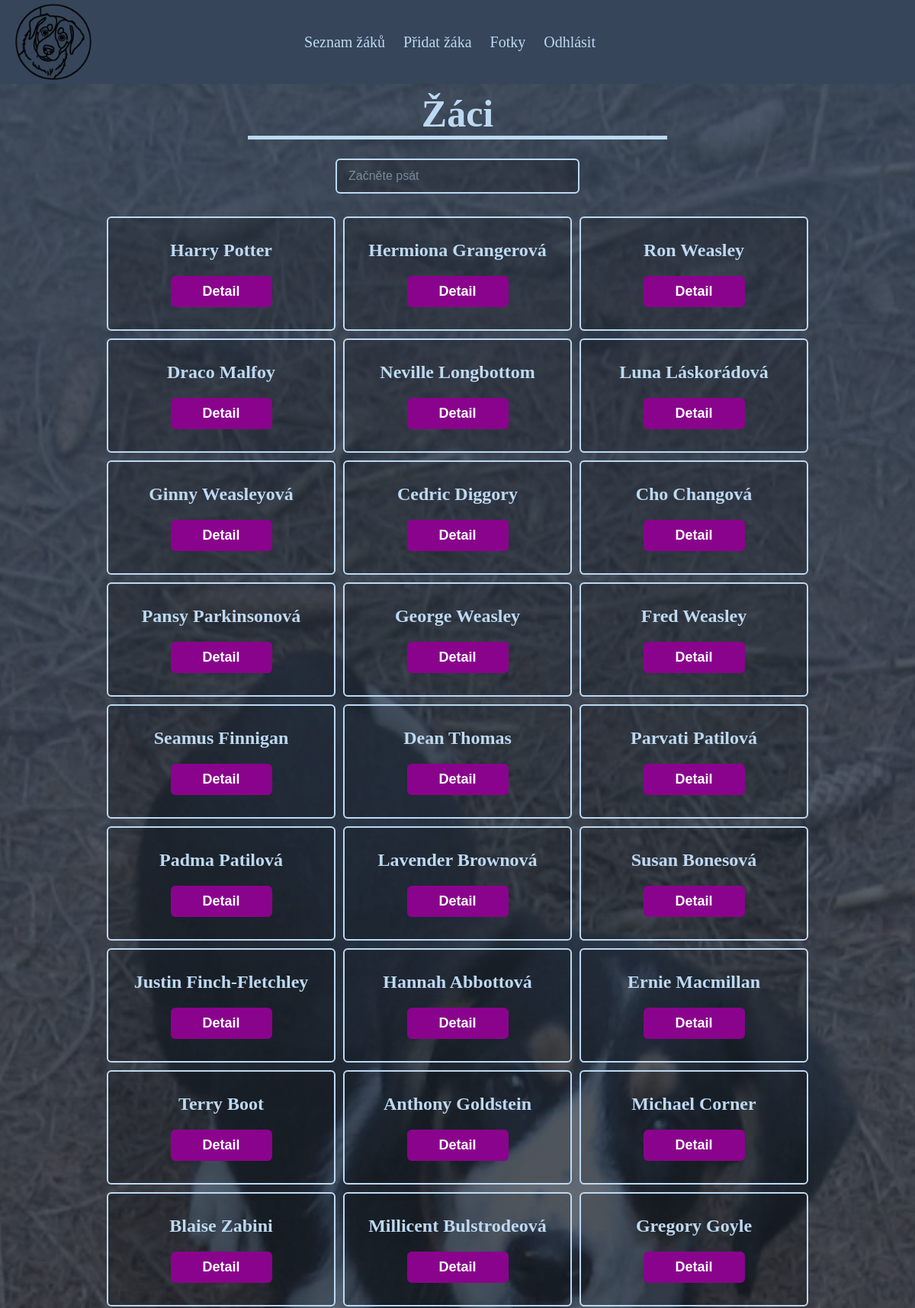
The app's page /admin/all_students.php (signed in, upper part) with its own data.
### tables this page shows
CREATE TABLE `student` (
  `id` int(11) NOT NULL,
  `first_name` varchar(60) NOT NULL,
  `second_name` varchar(60) NOT NULL,
  `age` int(11) NOT NULL,
  `life` text DEFAULT NULL,
  `college_id` int(11) DEFAULT NULL
);

### classes/StudentsDB.php (called while the page is built, shortened)
<?php
class StudentsDB {
    public static function allStudents($conn) {
        $sql = "SELECT *
                FROM student
                WHERE id > 0";
        try {
            $statement = $conn->prepare($sql);
            $statement->execute();
            return $statement->fetchAll(PDO::FETCH_ASSOC);
        } catch (PDOException $e) {
            echo "Chyba při provádění dotazu: " . $e->getMessage();
            return [];
        }
    }
}
?>

### admin/all_students.php (the view, shortened to what this page needs)
<?php
    require '../classes/Database.php';
    require '../classes/StudentsDB.php';
    $dbClass = new Database();
    $conn = $dbClass->connectionDB();
    $students = StudentsDB::allStudents($conn);
?>
<?php
    require '../assets/header_admin.php'; ?>
<main>
    <section class="main_heading">
        <h1>Žáci</h1>
    </section>
    <section class="add_form">
        <input type="text"
               class = "search_text"
               placeholder="Začněte psát"
               autofocus
        >
    </section>
    <section>
        <?php if(empty($students)):?>
            <h2>Žádní žáci nebyli nalezeni.</h2>
        <?php else:?>
            <div class="all_students">
                <?php foreach ($students as $one_student): ?>
                    <div class="one_student">
                        <h2><?= htmlspecialchars($one_student['first_name']) . " " . htmlspecialchars($one_student['second_name']) ?></h2>
                        <section class="buttons-container">
                            <a href="one_student.php?id=<?= $one_student['id'] ?>" class="btn btn-primary">Detail</a>
                        </section>
                    </div>
                <?php endforeach; ?>
            </div>
        <?php endif;?>
    </section>
</main>
<?php require '../assets/footer.php'; ?>

### assets/header_admin.php (shortened to what this page needs)
<!DOCTYPE html>
<html lang="cs">
<head>
    <link rel="stylesheet" href="../css/general.css?v=<?php echo filemtime('../css/general.css');?>">
    <link rel="stylesheet" href="../css/header.css?v=<?php echo filemtime('../css/header.css'); ?>">
    <link rel="stylesheet" href="../css/query/header_query.css?v=<?php echo filemtime('../css/query/header_query.css'); ?>">
    <link rel="stylesheet" href="../css/index.css?v=<?php echo filemtime('../css/index.css'); ?>">
    <link rel="stylesheet" href="../css/all_students.css?v=<?php echo filemtime('../css/all_students.css'); ?>">
    <link rel="stylesheet" href="../css/one_student.css?v=<?php echo filemtime('../css/one_student.css'); ?>">
    <link rel="stylesheet" href="../css/photos.css?v=<?php echo filemtime('../css/photos.css'); ?>">
    <link rel="stylesheet" href="../css/form.css?v=<?php echo filemtime('../css/form.css'); ?>">
    <link rel="stylesheet" href="../css/query/form_query.css?v=<?php echo filemtime('../css/query/form_query.css'); ?>">
    <link rel="stylesheet" href="../css/buttons.css?v=<?php echo filemtime('../css/buttons.css'); ?>">
    <link rel="stylesheet" href="../css/warning_text.css?v=<?php echo filemtime('../css/warning_text.css'); ?>">
    <link rel="stylesheet" href="../css/message.css?v=<?php echo filemtime('../css/message.css'); ?>">
     <link rel="stylesheet" href="../css/footer.css?v=<?php echo filemtime('../css/footer.css'); ?>">
</head>
<body>
    <header class="menu">
        <div class="logo">
            <a href="../admin/index_admin.php">
                <img src="../img/ela_ico.png" alt="logo">
            </a>
        </div>
        <nav>
            <ul>
                <li><a href="../admin/all_students.php">Seznam žáků</a></li>
                <?php if ($_SESSION['role_user_log_in']==="admin" OR $_SESSION['role_user_log_in']==="super_admin"):?>
                    <li><a href="../admin/add_student.php">Přidat žáka</a></li>
                <?php endif ?>
                <li><a href="../admin/photos.php">Fotky</a></li>
                <li><a href="../admin/log_out.php">Odhlásit</a></li>
            </ul>
        </nav>
    </header>

### assets/footer.php (shortened to what this page needs)
</body>
</html>

### css/general.css (style rules this page uses)
* { margin: 0; padding: 0; box-sizing: border-box; }
a { color: #BDD9F2; font-size: 20px; }
body { background-color: #364559; }
main { padding-bottom: 20px; display: flex; min-height: 100vh; background-image: linear-gradient(rgba(54, 69, 89, 0.851), rgba(0, 0, 0, 0.544)), url(../img/ela_les.webp); background-size: cover; background-position: center; background-repeat: no-repeat; background-attachment: fixed; background-color: #364559; flex-direction: column; color: #BDD9F2; align-items: center; }
.main_heading { width: 550px; margin: 0 auto; text-align: center; }
h1 { font-size: 50px; color: #BDD9F2; margin-bottom: 10px; margin-top: 10px; border-bottom: 5px solid #BDD9F2; width: 100%; box-sizing: border-box; }
h2 { margin-bottom: 10px; margin-top: 10px; text-align: center; }

### css/header.css (style rules this page uses)
header { display: flex; align-items: center; background-color: #364559; }
.logo, .menu_icon { flex: 1; }
.logo a { display: block; width: fit-content; }
.logo img { width: 100px; height: auto; display: block; margin-left: 20px; margin-top: 5px; margin-bottom: 5px; cursor: pointer; }
header nav { flex: 0; white-space: nowrap; }
header nav li { display: inline-block; list-style-type: none; margin-right: 20px; }
header nav li a { text-decoration: none; color: #BDD9F2; font-size: 20px; }

### css/all_students.css (style rules this page uses)
.all_students { margin-top: 15px; display: flex; flex-direction: row; flex-wrap: wrap; gap: 10px; justify-content: center; }
.one_student { width: 300px; height: 150px; display: flex; flex-direction: column; justify-content: center; align-items: center; text-align: center; background-color: rgb(0, 0, 0, 0.2); border: 2px solid #BDD9F2; border-radius: 6px; transition: all 0.1s linear; }

### css/form.css (style rules this page uses)
.add_form { width: 100%; max-width: 350px; margin: 0 auto; padding: 15px; }
.add_form input[type="text"], .add_form input[type="number"], .add_form input[type="email"], .add_form input[type="password"], .add_form textarea { width: 100%; padding: 12px 15px; border: 2px solid #BDD9F2; border-radius: 6px; background-color: rgba(0, 0, 0, 0.2); color: #BDD9F2; font-size: 16px; box-sizing: border-box; transition: all 0.3s ease; }
.add_form ::placeholder { color: rgba(189, 217, 242, 0.5); }

### css/buttons.css (style rules this page uses)
.buttons-container { display: flex; flex-direction: row; flex-wrap: wrap; justify-content: center; gap: 20px; width: 100%; padding: 0 10px; box-sizing: border-box; }
.btn { display: inline-block; text-align: center; text-decoration: none; padding: 15px; border: none; border-radius: 6px; font-size: 18px; font-weight: bold; cursor: pointer; transition: background-color 0.3s; margin-top: 10px; margin-bottom: 10px; font-family: Arial; min-width: 133px; }
.btn-primary { background-color: #8A038C; color: white; padding: 10px; }

### records on screen
student: first_name "Harry", second_name "Potter"
student: first_name "Hermiona", second_name "Grangerová"
student: first_name "Ron", second_name "Weasley"
student: first_name "Draco", second_name "Malfoy"
student: first_name "Neville", second_name "Longbottom"
student: first_name "Luna", second_name "Láskorádová"
student: first_name "Ginny", second_name "Weasleyová"
student: first_name "Cedric", second_name "Diggory"
student: first_name "Cho", second_name "Changová"
student: first_name "Pansy", second_name "Parkinsonová"
student: first_name "George", second_name "Weasley"
student: first_name "Fred", second_name "Weasley"
student: first_name "Seamus", second_name "Finnigan"
student: first_name "Dean", second_name "Thomas"
student: first_name "Parvati", second_name "Patilová"
student: first_name "Padma", second_name "Patilová"
student: first_name "Lavender", second_name "Brownová"
student: first_name "Susan", second_name "Bonesová"
student: first_name "Justin", second_name "Finch-Fletchley"
student: first_name "Hannah", second_name "Abbottová"
student: first_name "Ernie", second_name "Macmillan"
student: first_name "Terry", second_name "Boot"
student: first_name "Anthony", second_name "Goldstein"
student: first_name "Michael", second_name "Corner"
student: first_name "Blaise", second_name "Zabini"
student: first_name "Millicent", second_name "Bulstrodeová"
student: first_name "Gregory", second_name "Goyle"
